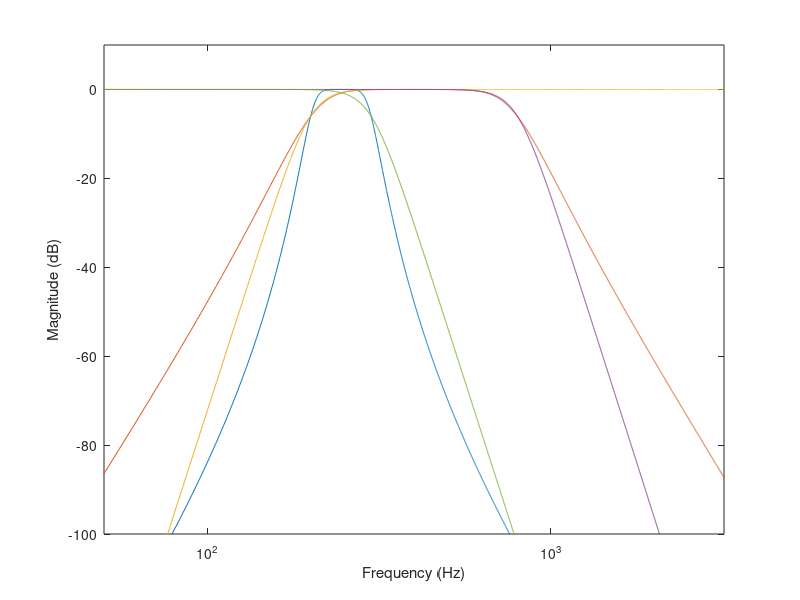

Here is the MATLAB script that generated this plot:

fs = 44100;
[b1, a1] = butter(3, [200, 300]*2/fs);
[b2, a2] = butter(3, [200, 800]*2/fs);
[b3, a3] = butter(2, [200, 300]*2/fs);

[h1, f1] = freqz(b1, a1, fs, fs);
    
plot(f1, 20*log10(abs(h1))*2);
hold on

[h2, f2] = freqz(b2, a2, fs, fs);
plot(f2, 20*log10(abs(h2))*2);

% [h3, f3] = freqz(b3, a3, fs, fs);
% plot(f3, 20*log10(abs(h3))*2);

[b4, a4] = butter(6, 200*2/fs, 'high');
[b5, a5] = butter(6, 800*2/fs, 'low');

[b6, a6] = butter(6, 300*2/fs, 'low');

[h4, f4] = freqz(b4, a4, fs, fs);
plot(f4, 20*log10(abs(h4))*2);
[h5, f5] = freqz(b5, a5, fs, fs);
plot(f5, 20*log10(abs(h5))*2);

[h6, f6] = freqz(b6, a6, fs, fs);
plot(f6, 20*log10(abs(h6))*2);

set(gca, 'XScale', 'log');
xlim([200/4, 800*4])
ylim([-100, 10])
xlabel('Frequency (Hz)')
ylabel('Magnitude (dB)')
hold off